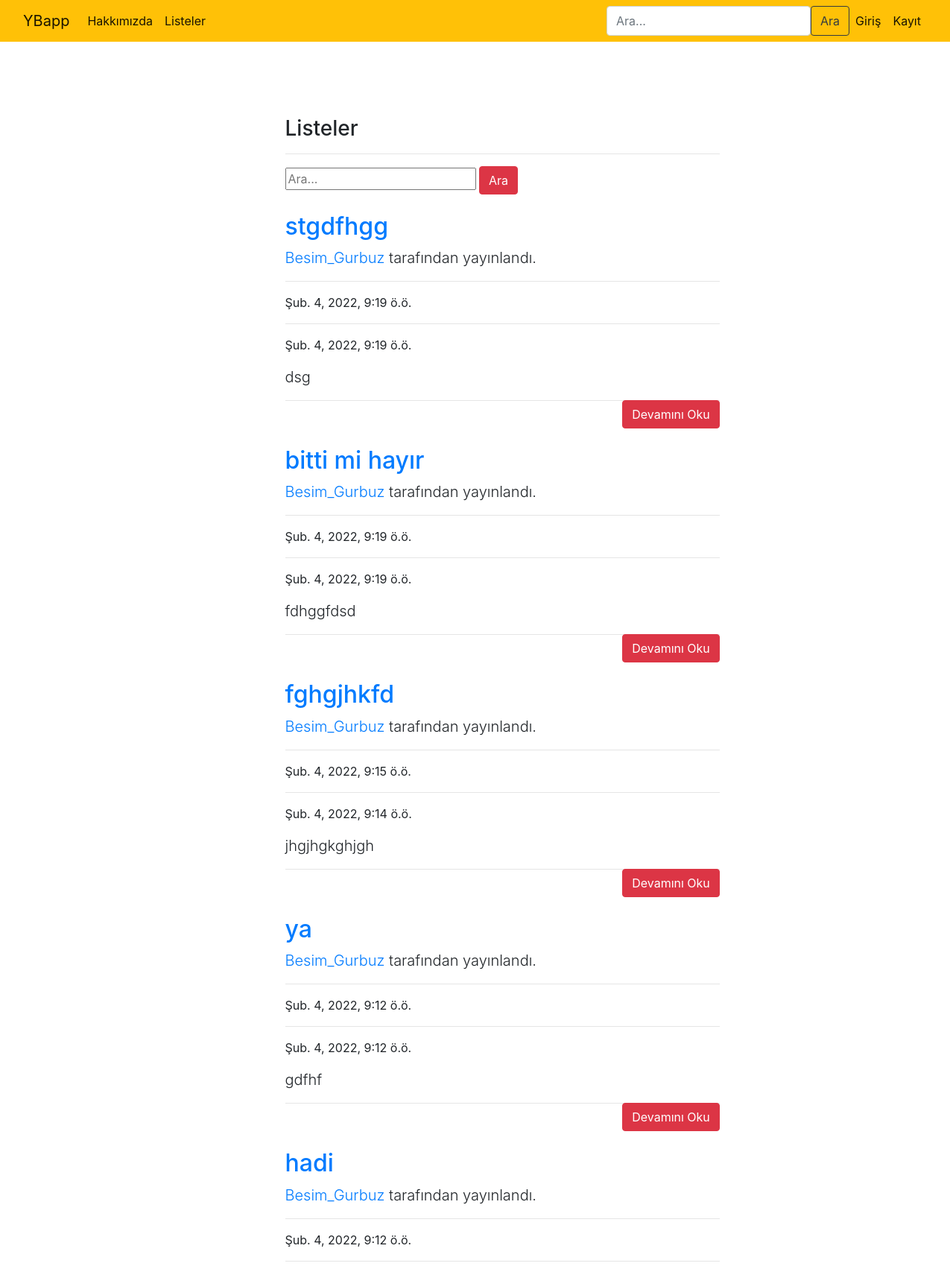
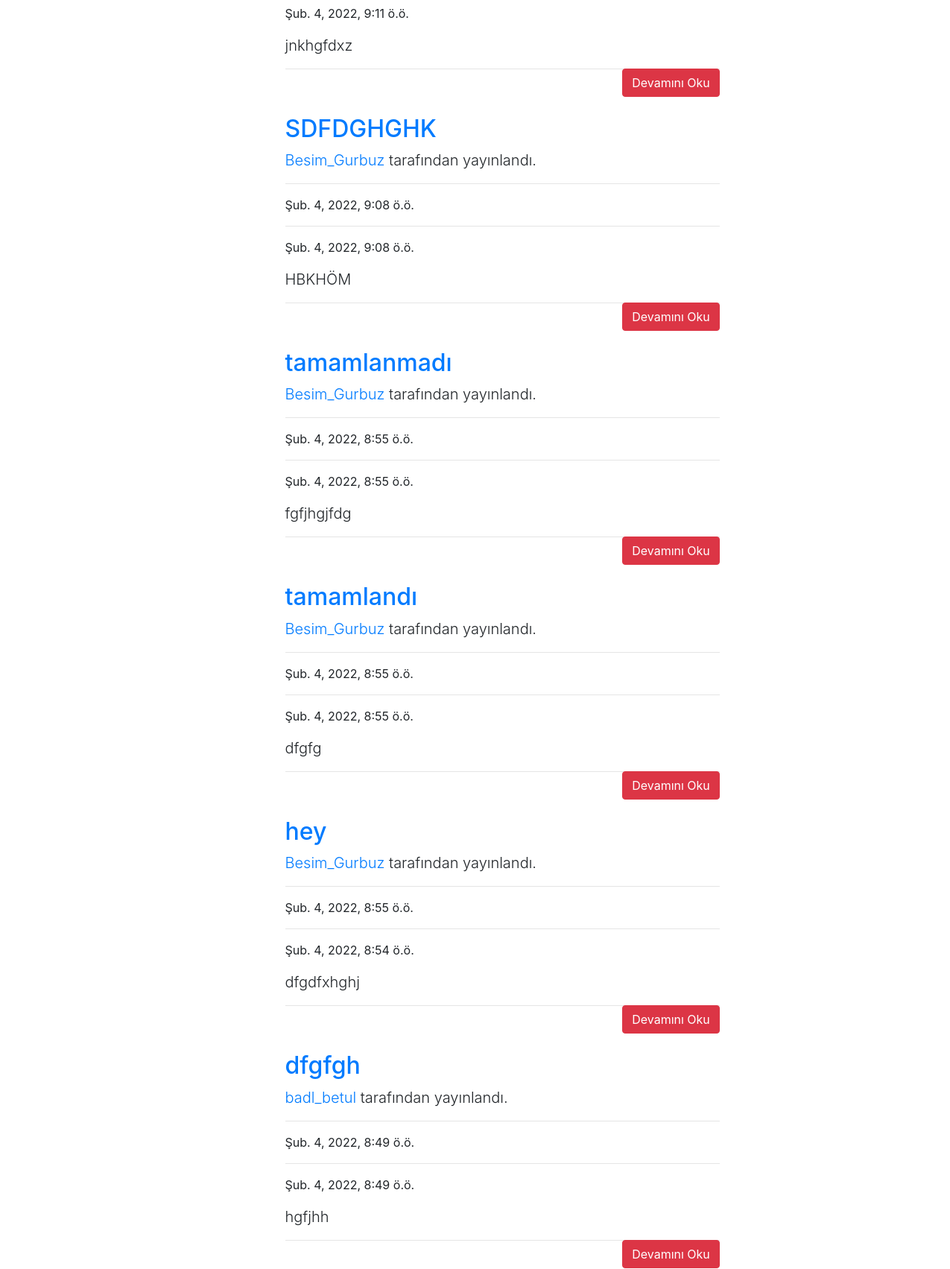
Screenshot of /yapbitirs/ (upper part) with the database file from the repository (2 pictures, top to bottom).
### yapbitir/models.py (models this page shows, shortened)
class Yapbitir(models.Model):
    author = models.ForeignKey("auth.User",on_delete=models.CASCADE,verbose_name="User")
    title = models.CharField(max_length=100, verbose_name="Liste Adı")
    content = models.TextField(verbose_name="YapBtirler")
    finished = models.BooleanField(default=True,verbose_name="Tamamlandı")
    created_date = models.DateTimeField(auto_now_add=True, verbose_name="Oluşturulan Tarihi")
    dateline = models.DateTimeField(default=datetime.now,blank=True)
    class Meta:
        ordering = ['-created_date']

### yapbitir/views.py (the view)
# urls.py: path('yapbitirs/', include("yapbitir.urls")),
def yapbitirs(request):
    keyword = request.GET.get("keyword")
    if keyword:
        yapbitirs = Yapbitir.objects.filter(title__contains = keyword)
        return render(request,"yapbitirs.html", {"yapbitirs" : yapbitirs})
    yapbitirs = Yapbitir.objects.all()
    return render(request, "yapbitirs.html", {"yapbitirs" : yapbitirs})

### templates/yapbitirs.html (shortened to what this page needs)
{% extends "layout.html" %}
{% block body %}
<div class="row">
    <div class="col-md-10 offset-md-3">
        <div class="col-lg-8">
        <h3>Listeler</h3>
        <hr>
        </div>
    </div>
</div>
<div class ="row">
    <div class="col-md-10 offset-md-3">
        <div class="col-lg-8">
            <form>
                <input type="text" name = "keyword" class="input-sm" maxlength="64" placeholder="Ara...">
              <button type="submit" class="btn btn-danger">Ara</button>
            </form>
      </div>
    </div>
</div>
{% if yapbitirs %}
{% for yapbitir in yapbitirs %}
<div class="row">
   <div class="col-md-10 offset-md-3">
    <div class="col-lg-8">
    <a href="{% url 'yapbitir:detail' yapbitir.id %}" ><h2 class="mt-4">{{yapbitir.title}}</h2></a>
      <p class="lead">
        <a href="{% url 'yapbitir:detail' yapbitir.id %}" >{{yapbitir.author.username}}</a> tarafından yayınlandı.
      </p>
      <hr>
      <p>{{yapbitir.created_date}}</p>
      <hr>
      <p>{{yapbitir.dateline}}</p>
      <p class="lead">
          {{yapbitir.content|safe|truncatewords:2}}
      </p>
      <a style="float: right;" href="{% url 'yapbitir:detail' yapbitir.id %}" class = "btn btn-danger">Devamını Oku</a>
      <hr>
        </div>
      </div>
  </div>
{% endfor %}
{% endif %}
{% endblock body %}

### rows the page displays
Yapbitir: title "stgdfhgg", author.username "Besim_Gurbuz", created_date "Şub. 4, 2022, 9:19 ö.ö.", dateline "Şub. 4, 2022, 9:19 ö.ö.", content "dsg"
Yapbitir: title "bitti mi hayır", author.username "Besim_Gurbuz", created_date "Şub. 4, 2022, 9:19 ö.ö.", dateline "Şub. 4, 2022, 9:19 ö.ö.", content "fdhggfdsd"
Yapbitir: title "fghgjhkfd", author.username "Besim_Gurbuz", created_date "Şub. 4, 2022, 9:15 ö.ö.", dateline "Şub. 4, 2022, 9:14 ö.ö.", content "jhgjhgkghjgh"
Yapbitir: title "ya", author.username "Besim_Gurbuz", created_date "Şub. 4, 2022, 9:12 ö.ö.", dateline "Şub. 4, 2022, 9:12 ö.ö.", content "gdfhf"
Yapbitir: title "hadi", author.username "Besim_Gurbuz", created_date "Şub. 4, 2022, 9:12 ö.ö.", dateline "Şub. 4, 2022, 9:11 ö.ö.", content "jnkhgfdxz"
Yapbitir: title "SDFDGHGHK", author.username "Besim_Gurbuz", created_date "Şub. 4, 2022, 9:08 ö.ö.", dateline "Şub. 4, 2022, 9:08 ö.ö.", content "HBKHÖM"
Yapbitir: title "tamamlanmadı", author.username "Besim_Gurbuz", created_date "Şub. 4, 2022, 8:55 ö.ö.", dateline "Şub. 4, 2022, 8:55 ö.ö.", content "fgfjhgjfdg"
Yapbitir: title "tamamlandı", author.username "Besim_Gurbuz", created_date "Şub. 4, 2022, 8:55 ö.ö.", dateline "Şub. 4, 2022, 8:55 ö.ö.", content "dfgfg"
Yapbitir: title "hey", author.username "Besim_Gurbuz", created_date "Şub. 4, 2022, 8:55 ö.ö.", dateline "Şub. 4, 2022, 8:54 ö.ö.", content "dfgdfxhghj"
Yapbitir: title "dfgfgh", author.username "badl_betul", created_date "Şub. 4, 2022, 8:49 ö.ö.", dateline "Şub. 4, 2022, 8:49 ö.ö.", content "hgfjhh"
